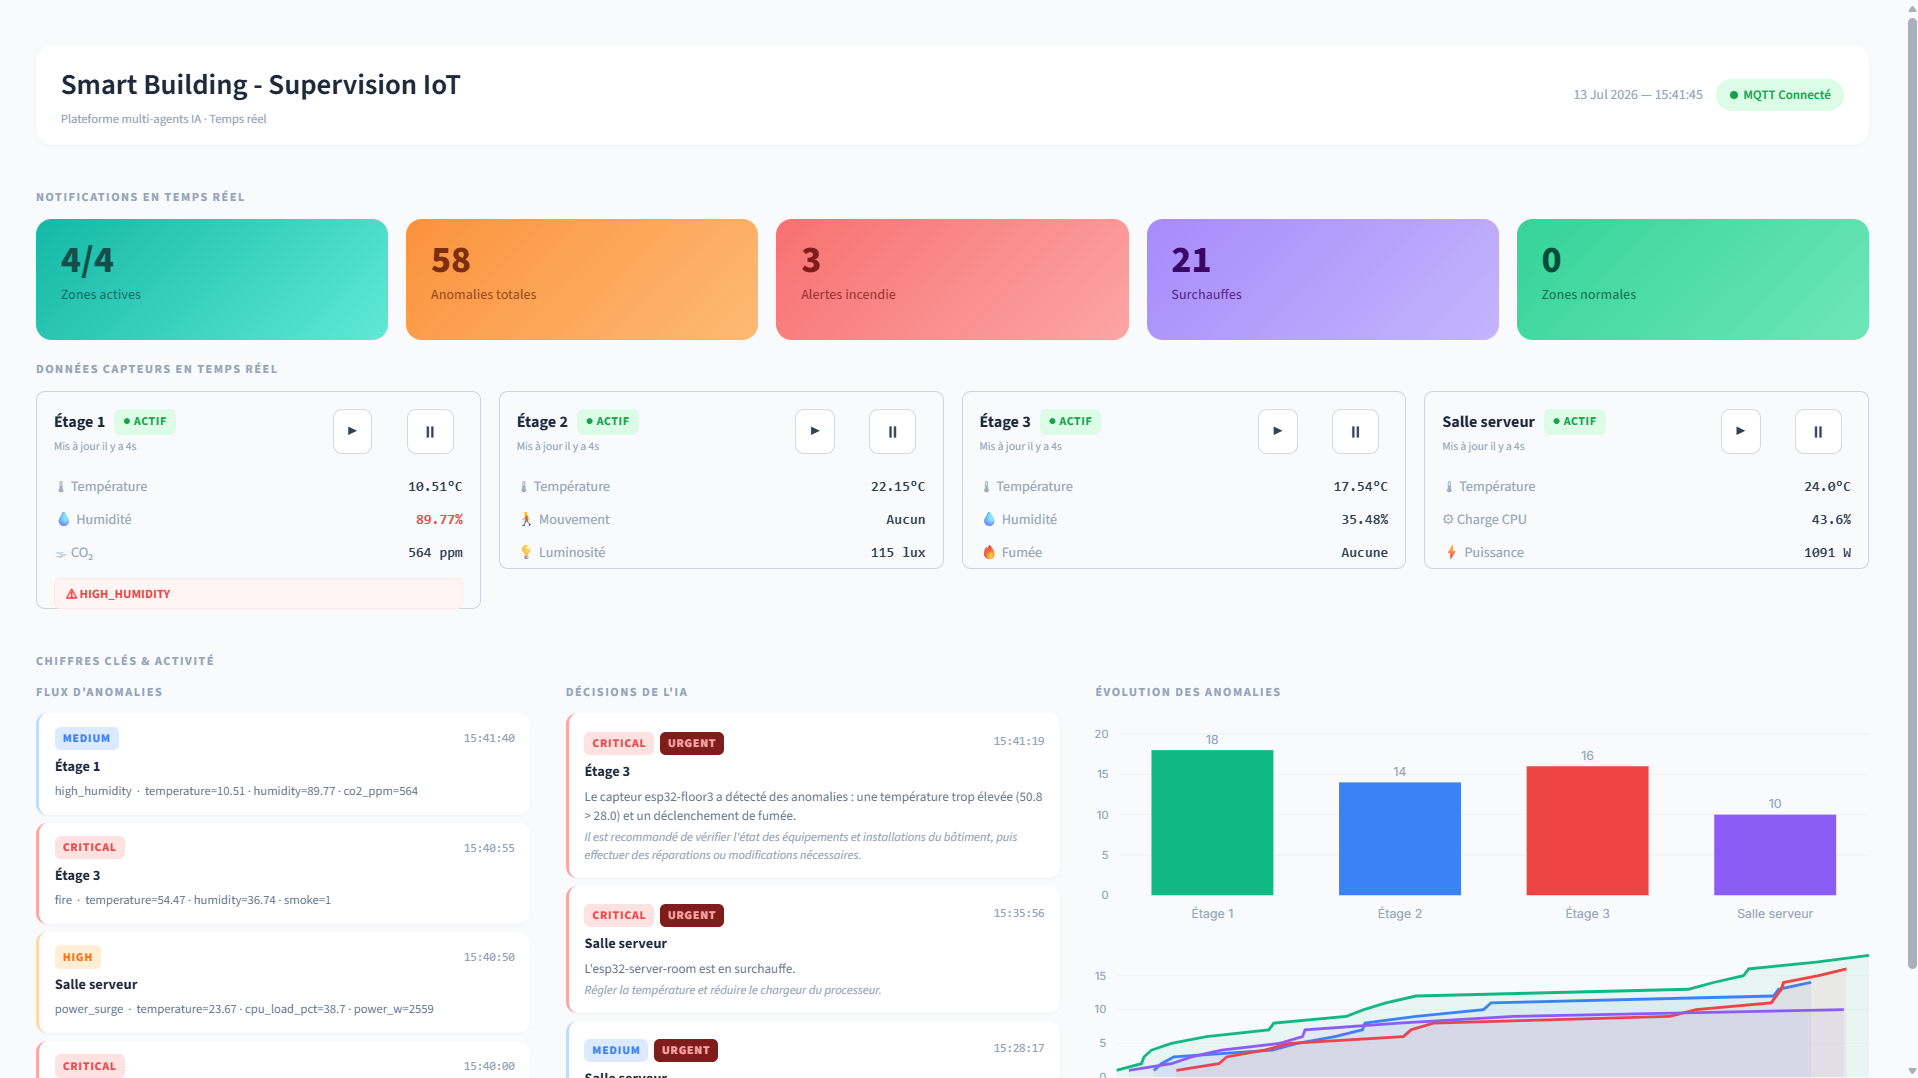

Source code (Python):
"""
Dashboard Smart Building
Lancement : streamlit run dashboard.py
"""
import json
import time
import threading
from datetime import datetime, timezone
from collections import deque
import streamlit as st
import plotly.graph_objects as go
import paho.mqtt.client as mqtt

BROKER_HOST   = "localhost"
BROKER_PORT   = 1883
MAX_ANOMALIES = 60
ZONES         = ["floor1", "floor2", "floor3", "server_room"]

ZONE_LABELS  = {"floor1": "Étage 1", "floor2": "Étage 2", "floor3": "Étage 3", "server_room": "Salle serveur"}
ZONE_COLORS  = {"floor1": "#10b981", "floor2": "#3b82f6", "floor3": "#ef4444", "server_room": "#8b5cf6"}

ANOMALY_ICONS = {
    "fire": "🔴", "overheating": "🟠", "overheat": "🟠",
    "cpu_spike": "🟠", "power_surge": "🟠",
    "poor_air": "🟡", "no_light": "🟡",
    "high_humidity": "🟡", "motion_stuck": "🟡",
}

METRIC_LABELS = {
    "temperature":  ("🌡", "Température",  "°C"),
    "humidity":     ("💧", "Humidité",     "%"),
    "co2_ppm":      ("🌫", "CO₂",          " ppm"),
    "cpu_load_pct": ("⚙",  "Charge CPU",  "%"),
    "power_w":      ("⚡", "Puissance",    " W"),
    "luminosity":   ("💡", "Luminosité",   " lux"),
    "motion":       ("🚶", "Mouvement",    ""),
    "smoke":        ("🔥", "Fumée",        ""),
}

THRESHOLDS = {
    "temperature": 28, "co2_ppm": 1000,
    "cpu_load_pct": 90, "power_w": 2000, "humidity": 65,
}

CSS = """
<style>
@import url('https://fonts.googleapis.com/css2?family=Inter:wght@300;400;500;600;700&display=swap');
*, *::before, *::after { box-sizing: border-box; }
html, body, [class*="css"] {
    font-family: 'Inter', sans-serif !important;
    background: #f8fafc !important;
    color: #334155 !important;
}
#MainMenu, footer, header { visibility: hidden; }
.block-container { padding: 1.5rem 2rem 1rem !important; max-width: 100% !important; }

.topbar {
    display:flex; align-items:center; justify-content:space-between;
    background:#fff; border-radius:14px; padding:14px 22px;
    margin-bottom:20px; box-shadow:0 1px 3px rgba(0,0,0,.04);
}
.topbar-left  { display:flex; align-items:center; gap:14px; }
.topbar-title { font-size:1.6rem; font-weight:630; color:#1e293b; }
.topbar-sub   { font-size:0.7rem; color:#94a3b8; margin-top:2px; }
.topbar-right { display:flex; align-items:center; gap:12px; }
.topbar-time  { font-size:0.77rem; color:#94a3b8; }
.pill { display:inline-flex;align-items:center;gap:5px;padding:5px 12px;border-radius:999px;font-size:0.72rem;font-weight:600; }
.pill-ok  { background:#dcfce7;color:#16a34a; }
.pill-err { background:#fee2e2;color:#dc2626; }
.dot { width:7px;height:7px;border-radius:50%; }
.dot-ok  { background:#16a34a; }
.dot-err { background:#dc2626; }

.section-title {
    font-size:0.68rem; font-weight:700; color:#94a3b8;
    text-transform:uppercase; letter-spacing:.12em; margin:18px 0 10px;
}

.kpi-card { border-radius:14px; padding:20px 22px; min-height:108px; }
.kpi-val   { font-size:2.1rem; font-weight:800; line-height:1; }
.kpi-label { font-size:0.78rem; font-weight:500; opacity:.75; margin-top:5px; }
.kpi-teal   { background:linear-gradient(135deg,#14b8a6,#5eead4); color:#134e4a !important; }
.kpi-orange { background:linear-gradient(135deg,#fb923c,#fdba74); color:#7c2d12 !important; }
.kpi-red    { background:linear-gradient(135deg,#f87171,#fca5a5); color:#7f1d1d !important; }
.kpi-purple { background:linear-gradient(135deg,#a78bfa,#c4b5fd); color:#3b0764 !important; }
.kpi-green  { background:linear-gradient(135deg,#34d399,#6ee7b7); color:#064e3b !important; }

.s-badge { font-size:0.66rem;font-weight:700;padding:3px 8px;border-radius:6px;text-transform:uppercase;letter-spacing:.05em; }
.s-run  { background:#dcfce7;color:#16a34a; }
.s-pau  { background:#fef9c3;color:#ca8a04; }
.s-sto  { background:#fee2e2;color:#dc2626; }
.s-unk  { background:#f1f5f9;color:#94a3b8; }
.sensor-ts { font-size:0.64rem;color:#94a3b8;margin-bottom:8px; }
.metric-row { display:flex;justify-content:space-between;align-items:center;padding:4px 0;border-bottom:1px solid #f8fafc;font-size:0.79rem; }
.metric-row:last-child { border-bottom:none; }
.m-label { color:#94a3b8; }
.m-val   { font-weight:600;color:#334155;font-family:monospace; }
.m-val.danger { color:#ef4444; }
.ano-badge { margin-top:7px;padding:4px 10px;border-radius:6px;background:#fff5f5;border:1px solid #fde8e8;font-size:0.7rem;font-weight:700;color:#ef4444;text-transform:uppercase; }

/* ── CARD ITEM (flux + décisions) — classes unifiées ── */
.card-item {
    background:#fff; border-radius:10px; padding:12px 14px;
    margin-bottom:7px; box-shadow:0 1px 2px rgba(0,0,0,.04); border-left:3px solid;
}
.ci-fire     { border-color:#fca5a5; }
.ci-high     { border-color:#fed7aa; }
.ci-medium   { border-color:#bfdbfe; }
.ci-critical { border-color:#fca5a5; }
.ci-low      { border-color:#a7f3d0; }

.ci-badge {
    font-size:0.65rem; font-weight:800; padding:2px 7px;
    border-radius:5px; letter-spacing:.07em; text-transform:uppercase;
    display:inline-block;
}
.ci-b-critical { background:#fee2e2;color:#ef4444; }
.ci-b-high     { background:#ffedd5;color:#f97316; }
.ci-b-medium   { background:#dbeafe;color:#3b82f6; }
.ci-b-low      { background:#dcfce7;color:#16a34a; }
.ci-b-urgent   { background:#7f1d1d;color:#fca5a5;margin-left:5px; }

.ci-zone   { font-size:0.8rem;font-weight:700;color:#1e293b;margin:4px 0 3px; }
.ci-desc   { font-size:0.73rem;color:#64748b;line-height:1.5;margin-bottom:3px; }
.ci-action { font-size:0.69rem;color:#94a3b8;font-style:italic;line-height:1.4; }
.ci-type   { font-size:0.7rem;color:#64748b;margin-top:2px; }
.ci-time   { font-size:0.64rem;color:#94a3b8;font-family:monospace;white-space:nowrap; }

.scroll-box { max-height:420px;overflow-y:auto;padding-right:2px; }
.no-data { color:#cbd5e1;font-size:0.78rem;font-style:italic;padding:10px 0; }

.stButton > button {
    border-radius:7px !important;font-size:0.77rem !important;font-weight:600 !important;
    border:1px solid #e8edf2 !important;background:#fafbfc !important;
    color:#64748b !important;transition:all .15s !important; min-width:0 !important; idth:100% !important; 
}
.stButton > button:hover { background:#f1f5f9 !important;color:#334155 !important; }

section[data-testid="stSidebar"] { background:#0f172a !important; }
section[data-testid="stSidebar"] .stMarkdown p,
section[data-testid="stSidebar"] label,
section[data-testid="stSidebar"] span { color:#94a3b8 !important; }
.sb-sep { height:1px;background:#1e293b;margin:12px 0; }
</style>
"""

@st.cache_resource
def get_shared_state():
    return {
        "sensor_data":    {z: {} for z in ZONES},
        "sensor_status":  {z: "unknown" for z in ZONES},
        "last_update":    {z: None for z in ZONES},
        "anomalies":      deque(maxlen=MAX_ANOMALIES),
        "anomaly_counts": {z: [] for z in ZONES},
        "decisions":      deque(maxlen=30),
        "connected":      [False],
        "lock":           threading.Lock(),
    }

@st.cache_resource
def get_mqtt_client():
    state = get_shared_state()

    def on_connect(client, userdata, flags, rc, props):
        if str(rc) in ("0", "Success"):
            client.subscribe("building/#",  qos=1)
            client.subscribe("status/#",    qos=1)
            client.subscribe("decisions/#", qos=1)
        state["connected"][0] = True

    def on_disconnect(client, userdata, flags, rc, props):
        state["connected"][0] = False

    def on_message(client, userdata, msg):
        try:
            topic   = msg.topic
            payload = json.loads(msg.payload.decode())
            if topic.startswith("building/"):
                loc    = payload.get("location")
                values = payload.get("values", {})
                if loc in ZONES:
                    with state["lock"]:
                        state["sensor_data"][loc]  = values
                        state["last_update"][loc]  = datetime.now()
                    if "anomaly" in values:
                        now = datetime.now()
                        with state["lock"]:
                            state["anomalies"].appendleft({
                                "time":     now.strftime("%H:%M:%S"),
                                "location": loc,
                                "type":     values["anomaly"],
                                "values":   {k: v for k, v in values.items() if k != "anomaly"},
                            })
                            state["anomaly_counts"][loc].append((now, values["anomaly"]))
                            if len(state["anomaly_counts"][loc]) > 100:
                                state["anomaly_counts"][loc].pop(0)
            elif topic.startswith("status/"):
                loc    = payload.get("location")
                status = payload.get("status", "unknown")
                if loc in ZONES:
                    with state["lock"]:
                        state["sensor_status"][loc] = status
            elif topic.startswith("decisions/"):
                with state["lock"]:
                    state["decisions"].appendleft({
                        "time":     datetime.now().strftime("%H:%M:%S"),
                        "location": payload.get("location", "?"),
                        "diagnostic": payload.get("diagnostic", ""),
                        "risque":   payload.get("risque", "medium"),
                        "urgence":  payload.get("urgence", False),
                        "action":   payload.get("action_recommandee", ""),
                    })
        except Exception:
            pass

    client = mqtt.Client(mqtt.CallbackAPIVersion.VERSION2, client_id="dashboard-sb")
    client.on_connect    = on_connect
    client.on_disconnect = on_disconnect
    client.on_message    = on_message
    try:
        client.connect(BROKER_HOST, BROKER_PORT, keepalive=60)
        client.loop_start()
    except Exception:
        pass
    return client

def send_control(zone, cmd):
    c = get_mqtt_client()
    if c:
        c.publish(f"control/{zone}", json.dumps({
            "command": cmd, "timestamp": datetime.now(timezone.utc).isoformat()
        }), qos=1)

def sbadge(status):
    return {"running":("● Actif","s-run"), "paused":("⏸ Pausé","s-pau"),
            "stopped":("■ Arrêté","s-sto")}.get(status, ("○ Inconnu","s-unk"))

def is_danger(k, v):
    th = THRESHOLDS.get(k)
    if th and isinstance(v, (int, float)): return v > th
    return k == "smoke" and v == 1

def fmt_val(k, v):
    if k == "motion": return "Détecté" if v else "Aucun"
    if k == "smoke":  return "⚠ DÉTECTÉE" if v else "Aucune"
    _, _, u = METRIC_LABELS.get(k, ("","","")); return f"{v}{u}"

def anom_classes(atype):
    if atype == "fire":
        return "ci-fire", "ci-b-critical", "CRITICAL"
    if atype in ("overheating","overheat","cpu_spike","power_surge"):
        return "ci-high", "ci-b-high", "HIGH"
    return "ci-medium", "ci-b-medium", "MEDIUM"

def dec_classes(risque):
    r = risque.lower()
    if r == "critical": return "ci-critical", "ci-b-critical"
    if r == "high":     return "ci-high",     "ci-b-high"
    if r == "low":      return "ci-low",       "ci-b-low"
    return "ci-medium", "ci-b-medium"

def main():
    st.set_page_config(page_title="Smart Building",
                       layout="wide", initial_sidebar_state="expanded")
    get_mqtt_client()
    state = get_shared_state()
    st.markdown(CSS, unsafe_allow_html=True)

    with state["lock"]:
        connected     = state["connected"][0]
        anomalies_all = list(state["anomalies"])
        counts_snap   = {z: list(state["anomaly_counts"][z]) for z in ZONES}
        active_zones  = sum(1 for z in ZONES if state["sensor_status"][z] == "running")
        decisions     = list(state["decisions"])

    fire_count = sum(1 for a in anomalies_all if a["type"] == "fire")
    high_count = sum(1 for a in anomalies_all if a["type"] in ("overheating","overheat","cpu_spike","power_surge"))
    total_anom = sum(len(counts_snap[z]) for z in ZONES)
    zones_with_anomaly = set(a["location"] for a in anomalies_all)
    norm_zones = sum(1 for z in ZONES if z not in zones_with_anomaly and state["sensor_status"][z] == "running")

    # ── TOP BAR ──
    pill_cls = "pill-ok"  if connected else "pill-err"
    dot_cls  = "dot-ok"   if connected else "dot-err"
    pill_txt = "MQTT Connecté" if connected else "MQTT Déconnecté"

    st.markdown(f"""
    <div class="topbar">
      <div class="topbar-left">
        <div>
          <div class="topbar-title">Smart Building -  Supervision IoT</div>
          <div class="topbar-sub">Plateforme multi-agents IA · Temps réel</div>
        </div>
      </div>
      <div class="topbar-right">
        <span class="topbar-time">{datetime.now().strftime("%d %b %Y — %H:%M:%S")}</span>
        <span class="pill {pill_cls}"><span class="dot {dot_cls}"></span>{pill_txt}</span>
      </div>
    </div>
    """, unsafe_allow_html=True)

    # ── KPI ──
    st.markdown('<div class="section-title">Notifications en temps réel</div>', unsafe_allow_html=True)
    for col, val, label, cls in zip(
        st.columns(5),
        [f"{active_zones}/4", str(total_anom), str(fire_count), str(high_count), str(norm_zones)],
        ["Zones actives", "Anomalies totales", "Alertes incendie", "Surchauffes", "Zones normales"],
        ["kpi-teal", "kpi-orange", "kpi-red", "kpi-purple", "kpi-green"]
    ):
        with col:
            st.markdown(f"""<div class="kpi-card {cls}">
              <div class="kpi-val">{val}</div>
              <div class="kpi-label">{label}</div>
            </div>""", unsafe_allow_html=True)

    # ── SENSORS ──
    st.markdown('<div class="section-title">Données capteurs en temps réel</div>', unsafe_allow_html=True)
    for zone, col in zip(ZONES, st.columns(4)):
        with col:
            with state["lock"]:
                data   = dict(state["sensor_data"][zone])
                status = state["sensor_status"][zone]
                lu     = state["last_update"][zone]
            delta    = f"{(datetime.now()-lu).seconds}s" if lu else "—"
            anom_val = data.pop("anomaly", None) if data else None
            lbl, bcls = sbadge(status)

            with st.container(border=True):
                th, tb1, tb2 = st.columns([4, 1, 1])
                with th:
                    st.markdown(
                        f'<div style="display:flex;align-items:center;gap:8px;margin-bottom:2px">'
                        f'<span style="font-size:.9rem;font-weight:700;color:#1e293b">{ZONE_LABELS[zone]}</span>'
                        f'<span class="s-badge {bcls}">{lbl}</span></div>'
                        f'<div class="sensor-ts">Mis à jour il y a {delta}</div>',
                        unsafe_allow_html=True
                    )
                with tb1:
                    if st.button("▶", key=f"s_{zone}", help="Démarrer"):
                        send_control(zone, "start")
                with tb2:
                    if st.button("⏸", key=f"p_{zone}", help="Arrêter"):
                        send_control(zone, "stop")
                if data:
                    rows = ""
                    for k, v in data.items():
                        if k not in METRIC_LABELS: continue
                        icon, lbl2, _ = METRIC_LABELS[k]
                        vcls = "m-val danger" if is_danger(k, v) else "m-val"
                        rows += (f'<div class="metric-row">'
                                 f'<span class="m-label">{icon} {lbl2}</span>'
                                 f'<span class="{vcls}">{fmt_val(k,v)}</span></div>')
                    if anom_val:
                        rows += f'<div class="ano-badge">⚠ {anom_val}</div>'
                    st.markdown(rows, unsafe_allow_html=True)
                else:
                    st.caption("En attente de données...")

    # ── BOTTOM ──
    st.markdown('<div class="section-title" style="margin-top:22px">Chiffres clés & Activité</div>', unsafe_allow_html=True)
    ca, cd, cg = st.columns([2, 2, 3])

    # ── Flux anomalies ──
    with ca:
        st.markdown('<div class="section-title" style="margin-top:0">Flux d\'anomalies</div>', unsafe_allow_html=True)
        if anomalies_all:
            html = ""
            for a in anomalies_all[:25]:
                card_cls, badge_cls, sev_lbl = anom_classes(a["type"])
                vals = " · ".join(f"{k}={v}" for k, v in list(a["values"].items())[:3])
                html += (
                    f'<div class="card-item {card_cls}">'
                    f'<div style="display:flex;justify-content:space-between;align-items:center;margin-bottom:4px">'
                    f'<span class="ci-badge {badge_cls}">{sev_lbl}</span>'
                    f'<span class="ci-time">{a["time"]}</span></div>'
                    f'<div class="ci-zone">{ZONE_LABELS.get(a["location"], a["location"])}</div>'
                    f'<div class="ci-type">{a["type"]} &nbsp;·&nbsp; {vals}</div>'
                    f'</div>'
                )
            st.markdown(f'<div class="scroll-box">{html}</div>', unsafe_allow_html=True)
        else:
            st.markdown('<div class="no-data">Aucune anomalie pour l\'instant.</div>', unsafe_allow_html=True)

    # ── Décisions IA ──
    with cd:
        st.markdown('<div class="section-title" style="margin-top:0">Décisions de l\'IA</div>', unsafe_allow_html=True)
        if decisions:
            html = ""
            for d in decisions[:15]:
                r = d.get("risque", "medium").lower()
                card_cls, badge_cls = dec_classes(r)
                urg = '<span class="ci-badge ci-b-urgent">URGENT</span>' if d.get("urgence") else ""
                html += (
                    f'<div class="card-item {card_cls}">'
                    f'<div style="display:flex;justify-content:space-between;align-items:center;margin-bottom:4px">'
                    f'<div><span class="ci-badge {badge_cls}">{r.upper()}</span>{urg}</div>'
                    f'<span class="ci-time">{d["time"]}</span></div>'
                    f'<div class="ci-zone">{ZONE_LABELS.get(d["location"], d["location"])}</div>'
                    f'<div class="ci-desc">{d.get("diagnostic","")}</div>'
                    f'<div class="ci-action">{d.get("action","")}</div>'
                    f'</div>'
                )
            st.markdown(f'<div class="scroll-box">{html}</div>', unsafe_allow_html=True)
        else:
            st.markdown('<div class="no-data">En attente de décisions...</div>', unsafe_allow_html=True)

    # ── Graphiques ──
    with cg:
        st.markdown('<div class="section-title" style="margin-top:0">Évolution des anomalies</div>', unsafe_allow_html=True)

        fig_bar = go.Figure(go.Bar(
            x=[ZONE_LABELS[z] for z in ZONES],
            y=[len(counts_snap[z]) for z in ZONES],
            marker_color=[ZONE_COLORS[z] for z in ZONES],
            marker_line_width=0,
            text=[len(counts_snap[z]) for z in ZONES],
            textposition="outside",
            textfont=dict(color="#94a3b8", size=11),
        ))
        fig_bar.update_layout(
            height=185, margin=dict(l=0,r=0,t=8,b=0),
            paper_bgcolor="rgba(0,0,0,0)", plot_bgcolor="rgba(0,0,0,0)",
            font=dict(color="#94a3b8", family="Inter", size=11),
            showlegend=False, bargap=0.35,
            yaxis=dict(gridcolor="#f3f5f7", zeroline=False, tickfont=dict(size=10, color="#94a3b8")),
            xaxis=dict(gridcolor="rgba(0,0,0,0)", tickfont=dict(size=11, color="#94a3b8")),
        )
        st.plotly_chart(fig_bar, width="stretch", config={"displayModeBar": False})

        fig_line = go.Figure()
        has_data = False
        for zone in ZONES:
            if counts_snap[zone]:
                has_data = True
                times = [t for t, _ in counts_snap[zone]]
                r = int(ZONE_COLORS[zone][1:3], 16)
                g = int(ZONE_COLORS[zone][3:5], 16)
                b = int(ZONE_COLORS[zone][5:7], 16)
                fig_line.add_trace(go.Scatter(
                    x=times, y=list(range(1, len(times)+1)),
                    mode="lines", name=ZONE_LABELS[zone],
                    line=dict(color=ZONE_COLORS[zone], width=2.5),
                    fill="tozeroy", fillcolor=f"rgba({r},{g},{b},0.07)"
                ))
        fig_line.update_layout(
            height=185, margin=dict(l=0,r=0,t=8,b=0),
            paper_bgcolor="rgba(0,0,0,0)", plot_bgcolor="rgba(0,0,0,0)",
            font=dict(color="#94a3b8", family="Inter", size=11),
            legend=dict(orientation="h", y=-0.3, font=dict(size=10), bgcolor="rgba(0,0,0,0)"),
            yaxis=dict(gridcolor="#f3f5f7", zeroline=False, tickfont=dict(size=10, color="#94a3b8")),
            xaxis=dict(gridcolor="#f3f5f7", tickfont=dict(size=10, color="#94a3b8")),
            hovermode="x unified",
        )
        if has_data:
            st.plotly_chart(fig_line, width="stretch", config={"displayModeBar": False})
        else:
            st.markdown('<div class="no-data">En attente de données...</div>', unsafe_allow_html=True)

    # ── SIDEBAR ──
    with st.sidebar:
        st.markdown('<div style="text-align:center;font-size:0.9rem;font-weight:700;color:#e2e8f0;padding:16px 0 4px">Smart Building</div>', unsafe_allow_html=True)
        st.markdown('<div style="text-align:center;font-size:0.67rem;color:#475569;margin-bottom:16px">Supervision IoT</div>', unsafe_allow_html=True)
        st.markdown('<div class="sb-sep"></div>', unsafe_allow_html=True)
        st.markdown('<div style="font-size:0.62rem;font-weight:700;text-transform:uppercase;letter-spacing:.1em;color:#475569;margin:12px 0 10px">Contrôle des capteurs</div>', unsafe_allow_html=True)

        for zone in ZONES:
            with state["lock"]:
                status = state["sensor_status"][zone]
            lbl, _ = sbadge(status)
            st.markdown(
                f'<div style="font-size:0.82rem;font-weight:600;color:#cbd5e1;margin-bottom:3px">{ZONE_LABELS[zone]}</div>'
                f'<div style="font-size:0.67rem;color:#475569;margin-bottom:5px">{lbl}</div>',
                unsafe_allow_html=True
            )
            b1, b2 = st.columns(2)
            with b1:
                if st.button("▶ Start", key=f"sb_s_{zone}", width="stretch"):
                    send_control(zone, "start")
            with b2:
                if st.button("⏸ Stop", key=f"sb_p_{zone}", width="stretch"):
                    send_control(zone, "stop")
            st.markdown('<div style="height:8px"></div>', unsafe_allow_html=True)

        st.markdown('<div class="sb-sep"></div>', unsafe_allow_html=True)
        st.markdown('<div style="font-size:0.62rem;font-weight:700;text-transform:uppercase;letter-spacing:.1em;color:#475569;margin:10px 0 6px">Paramètres</div>', unsafe_allow_html=True)
        refresh = st.slider("Rafraîchissement", 1, 10, 3, label_visibility="collapsed")
        st.markdown(f'<div style="font-size:0.67rem;color:#475569;text-align:center">Auto-refresh toutes les {refresh}s</div>', unsafe_allow_html=True)

    time.sleep(refresh)
    st.rerun()

if __name__ == "__main__":
    main()
